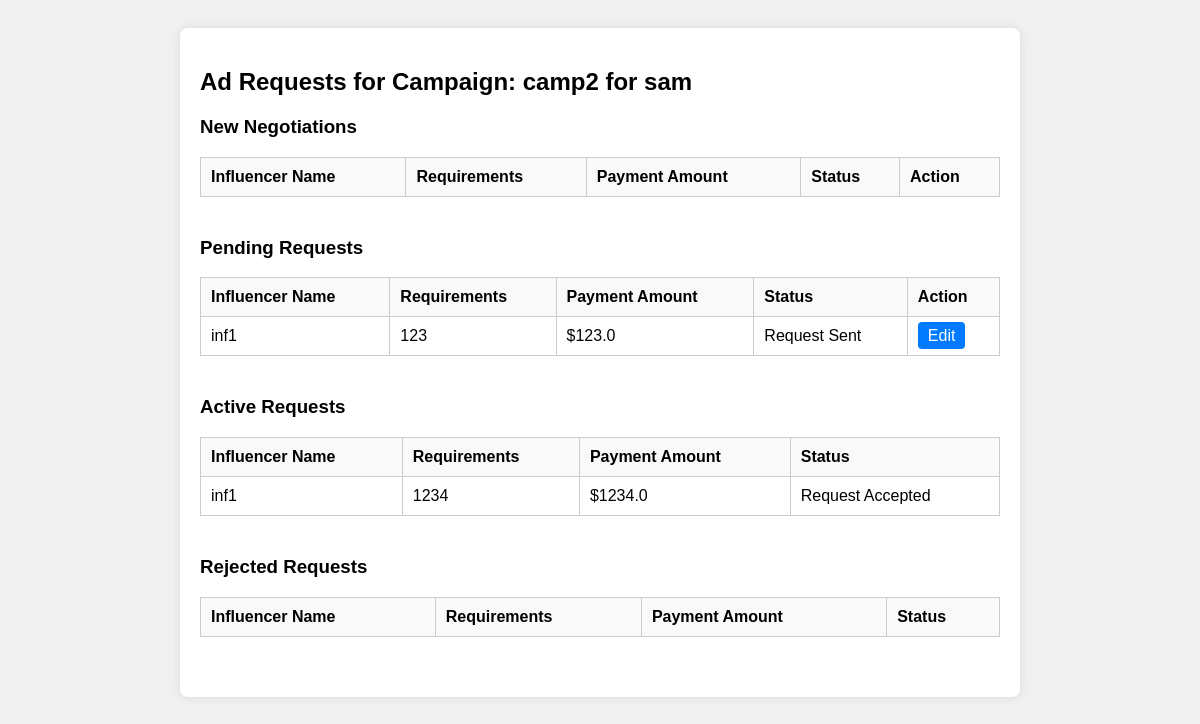
The page /campaign/1/ad_requests on the database its author committed.
### applications/models.py (models this page shows)
class campaign(db.Model):
    id = db.Column(db.Integer, primary_key=True)
    name = db.Column(db.String(100), nullable=False)
    status = db.Column(db.String(50), nullable=False,default="active")
    category = db.Column(db.String(50), nullable=False)
    budget = db.Column(db.Integer, nullable=False)
    sponsor_id = db.Column(db.Integer, db.ForeignKey('sponsor.id'), nullable=False)
    flagged = db.Column(db.String(10), nullable=False, default="no")
    start_date = db.Column(db.Date, nullable=False)
    end_date = db.Column(db.Date, nullable=True)
    ad_requests = db.relationship('adrequest', backref='campaign', lazy=True)

class adrequest(db.Model):
    id = db.Column(db.Integer, primary_key=True)
    campaign_id = db.Column(db.Integer, db.ForeignKey('campaign.id'), nullable=False)
    influencer_id = db.Column(db.Integer, db.ForeignKey('influencer.id'), nullable=False)
    requirements = db.Column(db.String(500), nullable=False)
    flagged = db.Column(db.String(10), nullable=False, default="no")
    payment_amount = db.Column(db.Float, nullable=False)
    status = db.Column(db.String(50), nullable=False, default='Request Sent')

class influencer(db.Model):
    id = db.Column(db.Integer, primary_key=True)
    name = db.Column(db.String(100), nullable=True)
    username = db.Column(db.String(20), unique=True, nullable=False)
    password = db.Column(db.String(100), nullable=False)
    industry = db.Column(db.String(100),nullable = False)
    email = db.Column(db.String(100), unique=True, nullable=False)
    platform = db.Column(db.String(100))
    flagged = db.Column(db.String(10), nullable=False, default="no")
    followers = db.Column(db.Integer, nullable=False)
    ad_requests = db.relationship('adrequest', backref='influencer', lazy=True)

### applications/routes.py (the view)
@app.route('/campaign/<int:campaign_id>/ad_requests', methods=['GET'])
def view_ad_request(campaign_id):
    cmp = campaign.query.get_or_404(campaign_id)
    ad_requests = adrequest.query.filter_by(campaign_id=campaign_id).all()
    new_negotiations = [req for req in ad_requests if req.status == 'Request Negotiated']
    pending_requests = [req for req in ad_requests if req.status == 'Request Sent']
    active_requests = [req for req in ad_requests if req.status == 'Request Accepted']
    rejected_requests = [req for req in ad_requests if req.status == 'Request Rejected']
    return render_template('view_ad_request.html', campaign=cmp, new_negotiations=new_negotiations, pending_requests=pending_requests, active_requests=active_requests, rejected_requests=rejected_requests)

### templates/view_ad_request.html (shortened to what this page needs)
<!DOCTYPE html>
<html lang="en">
<head>
</head>
<body>
    <div class="container">
        <h2>Ad Requests for Campaign: {{ campaign.name }}</h2>
        <div class="section">
            <h3>New Negotiations</h3>
            <table>
                <thead>
                    <tr>
                        <th>Influencer Name</th>
                        <th>Requirements</th>
                        <th>Payment Amount</th>
                        <th>Status</th>
                        <th>Action</th>
                    </tr>
                </thead>
            </table>
        </div>
        <div class="section">
            <h3>Pending Requests</h3>
            <table>
                <thead>
                    <tr>
                        <th>Influencer Name</th>
                        <th>Requirements</th>
                        <th>Payment Amount</th>
                        <th>Status</th>
                        <th>Action</th>
                    </tr>
                </thead>
                <tbody>
                    {% for ad_request in pending_requests %}
                        <tr>
                            <td>{{ ad_request.influencer.username }}</td>
                            <td>{{ ad_request.requirements }}</td>
                            <td>${{ ad_request.payment_amount }}</td>
                            <td>{{ ad_request.status }}</td>
                            <td>
                                <a href="{{ url_for('edit_ad_request', ad_request_id=ad_request.id) }}" class="button">Edit</a>
                            </td>
                        </tr>
                    {% endfor %}
                </tbody>
            </table>
        </div>
        <div class="section">
            <h3>Active Requests</h3>
            <table>
                <thead>
                    <tr>
                        <th>Influencer Name</th>
                        <th>Requirements</th>
                        <th>Payment Amount</th>
                        <th>Status</th>
                    </tr>
                </thead>
                <tbody>
                    {% for ad_request in active_requests %}
                        <tr>
                            <td>{{ ad_request.influencer.username }}</td>
                            <td>{{ ad_request.requirements }}</td>
                            <td>${{ ad_request.payment_amount }}</td>
                            <td>{{ ad_request.status }}</td>
                        </tr>
                    {% endfor %}
                </tbody>
            </table>
        </div>
        <div class="section">
            <h3>Rejected Requests</h3>
            <table>
                <thead>
                    <tr>
                        <th>Influencer Name</th>
                        <th>Requirements</th>
                        <th>Payment Amount</th>
                        <th>Status</th>
                    </tr>
                </thead>
            </table>
        </div>
    </div>
</body>
</html>

### templates/view_ad_request.html (style rules this page uses)
body { font-family: Arial, sans-serif; background-color: #f0f0f0; padding: 20px; }
.container { background-color: #fff; padding: 20px; border-radius: 8px; box-shadow: 0 0 10px rgba(0, 0, 0, 0.1); max-width: 800px; margin: auto; }
table { width: 100%; border-collapse: collapse; margin-bottom: 20px; }
table, th, td { border: 1px solid #ccc; }
th, td { padding: 10px; text-align: left; }
th { background-color: #f9f9f9; }
.section { margin-bottom: 40px; }
.section h3 { margin-top: 0; }
.button { padding: 5px 10px; background-color: #007bff; color: #fff; border: none; border-radius: 4px; cursor: pointer; text-decoration: none; white-space: nowrap; }

### rows shown on the page
campaign: name "camp2 for sam"
adrequest: influencer.username "inf1", requirements "123", payment_amount "123.0", status "Request Sent"
adrequest: influencer.username "inf1", requirements "1234", payment_amount "1234.0", status "Request Accepted"
